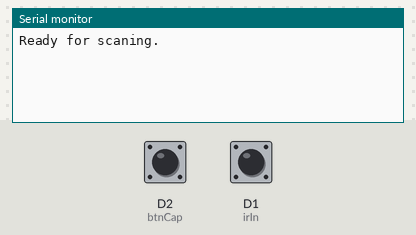
A sketch run on a simulated ESP8266 (NodeMCU). Parts: the last lines printed to the serial monitor. Inputs (shaded band) come from the test bench; at power-on: D2 (btnCap) HIGH, D1 (irIn) HIGH.

Above: at 1.2 s.
1.3 s: D2 (btnCap) pulled LOW for 0.15 s
At 1.7 s:
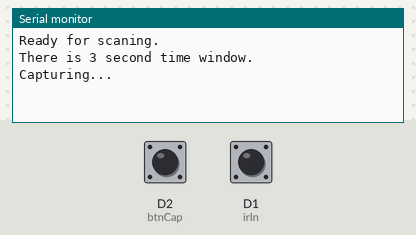
2.9 s: D1 (irIn) pulsed LOW 2 times (0.12 s each, 0.3 s apart)
At 5.2 s:
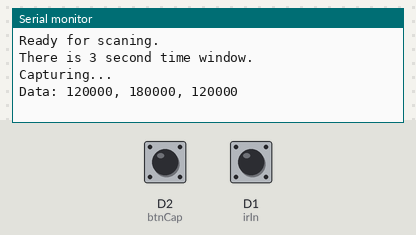
5.8 s: D2 (btnCap) pulled LOW for 1 s
At 9.8 s:
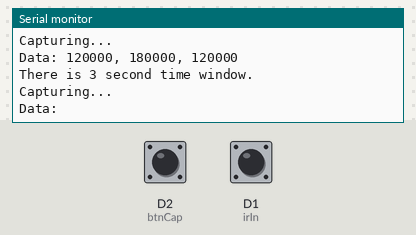

The sketch:

ir_capture_replay.ino
```cpp
const int irIn = D1, btnCap = D2;
volatile uint32_t t[600];
volatile int eCount = 0;
volatile bool cap = false;

void IRAM_ATTR irEdge() {
    if (cap && eCount < 600) t[eCount++] = micros();
}

void setup() {
    Serial.begin(115200);
    pinMode(irIn, INPUT);
    pinMode(btnCap, INPUT_PULLUP);

    attachInterrupt(irIn, irEdge, CHANGE);
    Serial.println("Ready for scaning.");
}

void loop() {
  if (digitalRead(btnCap) == LOW) {
      Serial.println("There is 3 second time window.");
      Serial.println("Capturing...");
      eCount = 0;
      cap = true;
      delay(3000);
      cap = false;

      Serial.print("Data: ");
      for (int i = 1; i < eCount; i++) {
          Serial.print(t[i] - t[i - 1]);
          if (i < eCount - 1) Serial.print(", ");
    }
      Serial.println();
      delay(1000);
  }
}
```

Measured:
- after the input at 1.3 s, the serial monitor: prints a new line at once (image 1)
- after the input at 2.9 s, the serial monitor: prints a new line after 1.4 s (image 2)
- after the input at 5.8 s, the serial monitor: prints a new line at once (image 3)
